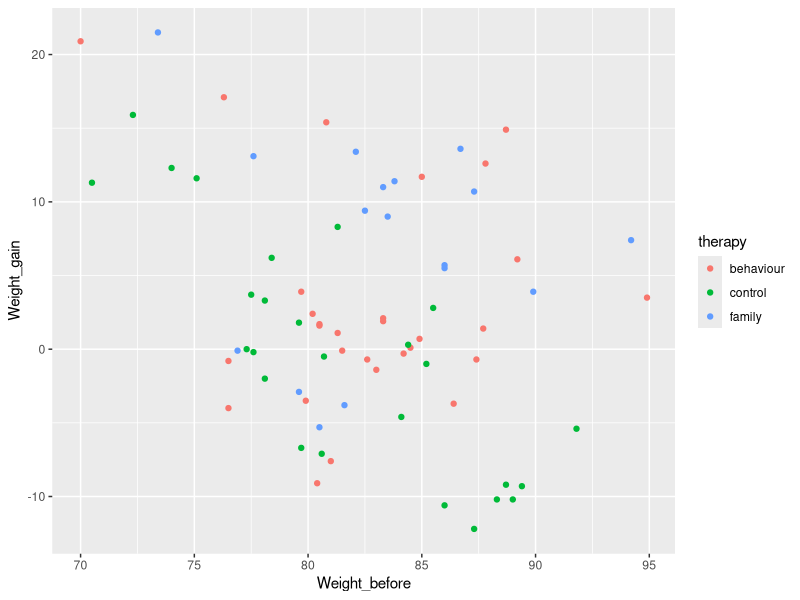
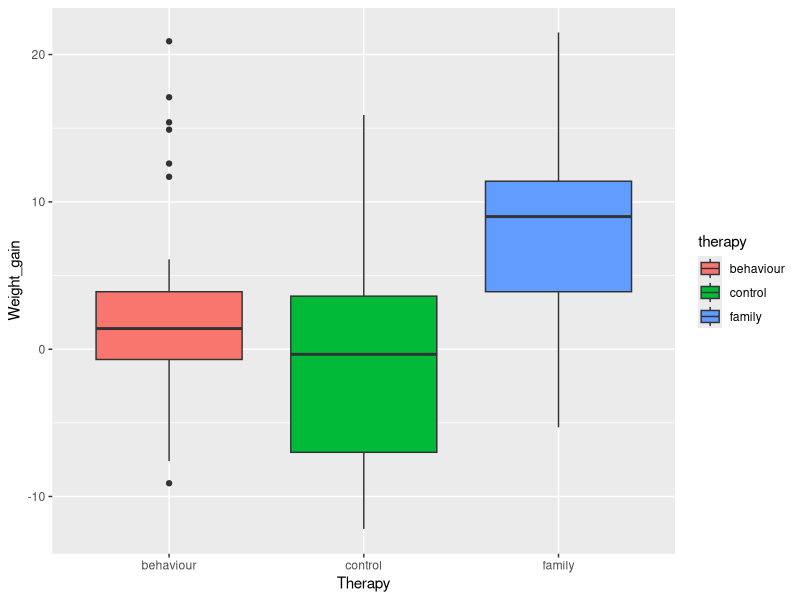
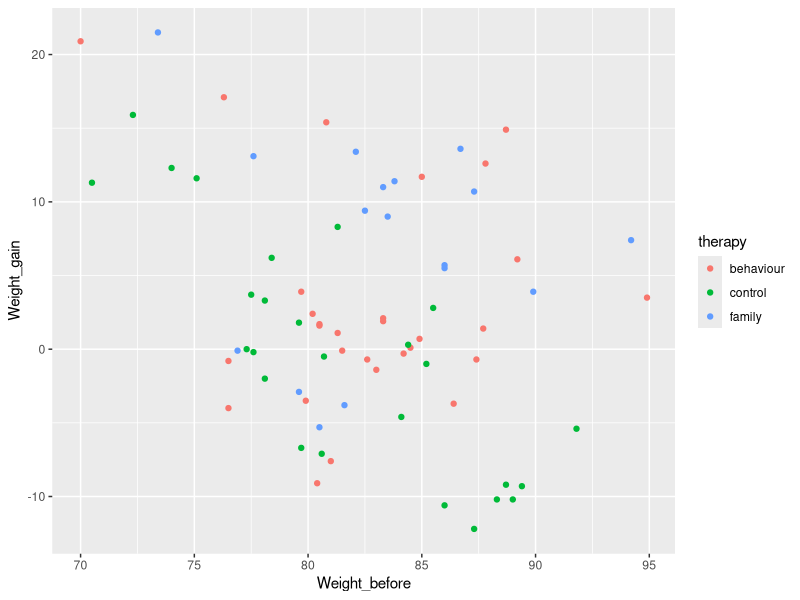

These charts were generated, in order, by the following R code:
library(tidyverse)
library(kableExtra)
library(xtable)

# path
setwd("/Users/zhanranl/Desktop/Wharton/Courses/statME/hw1-chris_lin/")
getwd()

# (a)
# read the data
data <- read_tsv("./Anorexia.dat", col_types = "ifdd")

# (1) remove the subj variable
data <- subset(data, select = -subj)

# (2) re-coding
data$therapy <- gsub('b', 'behaviour', data$therapy)
data$therapy <- gsub('f', 'family', data$therapy)
data$therapy <- gsub('c', 'control', data$therapy)

# (3) rename
data <- data %>%
  rename(weight_before = before,
         weight_after = after)
# (4) adding a variable
data <- data %>%
  mutate(weight_gain = weight_after - weight_before)

#print
print(data)
# latex_table <- xtable(data, caption = "Summary Table")
# print(latex_table, include.rownames = FALSE)

# (b)
# (1) boxplot
boxplot <- ggplot(data, aes(x = therapy, y = weight_gain, fill = therapy)) + geom_boxplot() + labs(x = 'Therapy', y = 'Weight_gain')
ggsave(filename = './figures-and-tables/boxplot.png', plot = boxplot)

# (2) scatterplot
ggplot(data, aes(x = weight_before, y = weight_gain, color = therapy)) + 
  geom_point() +
  labs(x = 'Weight_before', y = 'Weight_gain')
ggsave('./figures-and-tables/scatterplot.png')

# (3) table
table <- data %>%
  group_by(therapy) %>%
  summarise(
    Mean_Weight_Gain = mean(weight_gain),
    Max_Weight_Gain = max(weight_gain),
    Fraction_Girls = mean(weight_gain > 0)
  )
print(table)
latex_table <- xtable(table, caption = "Summary Table")
print(latex_table, include.rownames = FALSE)

# weight_gain
max_weight_gain <- max(data$weight_gain)
girls_with_most_weight_gain <- data[data$weight_gain == max_weight_gain, ]


# (c) summary
model <- lm(weight_gain ~ therapy, data = data)
print(model)
latex_table <- xtable(model, caption = "Summary Table")
print(latex_table, include.rownames = FALSE)

# 
data$therapy <- factor(data$therapy, levels = c("control","behaviour","family"))
model_1 <- lm(weight_gain ~ therapy, data = data)
print(model_1)
latex_table <- xtable(model_1, caption = "Summary Table")
print(latex_table, include.rownames = FALSE)

# (d)
mean <- mean(data$weight_gain)
SST <- sum((data$weight_gain - mean)^2)
group_mean <- tapply(data$weight_gain, data$therapy, mean)
SSB <- sum((group_mean - mean)^2 * table(data$therapy))
SSW <- sum((data$weight_gain - ave(data$weight_gain, data$therapy))^2)
# verification
print(c(SSB, SSW, SST, SSB + SSW - SST))
print(SSB/SST)
